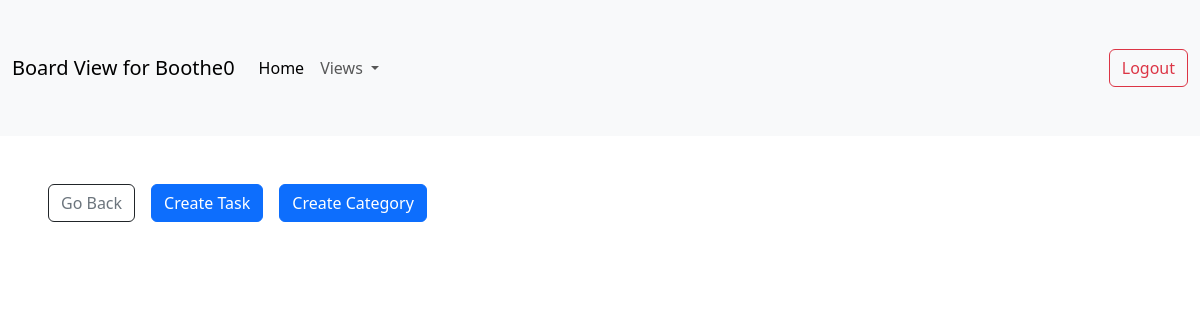
The page /board/ (signed in) on the database as committed earlier.
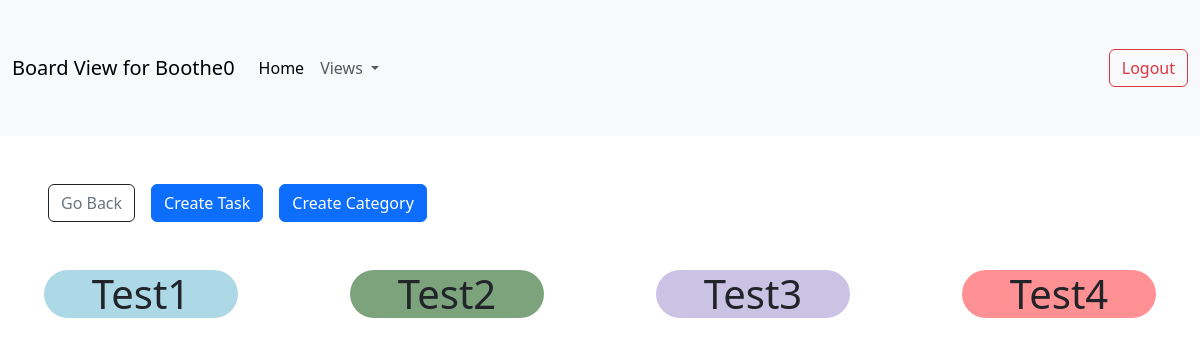
The same page on the database as committed later.
### board/models.py (models this page shows)
class Category(models.Model):
    category =  models.CharField(primary_key = True, max_length=20)
    color = models.CharField(max_length=20)
    user = models.ForeignKey(User, on_delete=models.CASCADE)
    def __str__(self):
        return f"{self.category}"

### board/views.py (the view)
# urls.py: path("", views.board_and_task, name="board_and_task"),
def board_and_task(request):
    if request.method == 'POST':
        if 'submitTask' in request.POST:
            taskForm = TaskForm(request.POST, prefix='task')
            categoryForm = CategoryForm(prefix='category')
            if taskForm.is_valid():
                task = Task(
                    name = taskForm.cleaned_data['name'],
                    description = taskForm.cleaned_data['description'],
                    due_date = taskForm.cleaned_data['due_date'],
                    user_on_task = taskForm.cleaned_data['user_on_task'],
                    category = taskForm.cleaned_data['category']
                )
                task.user = request.user
                task.save()
        elif 'submitCategory' in request.POST:
            categoryForm = CategoryForm(request.POST, prefix='category')
            taskForm = TaskForm(prefix='task')
            if categoryForm.is_valid():
                username = request.user
                category = Category(
                    category = categoryForm.cleaned_data['category'],
                    color = categoryForm.cleaned_data['color'],
                    user = username
                )
                category.save()
    else:
        taskForm = TaskForm(prefix="task", user=request.user)
        categoryForm = CategoryForm(prefix="category")
    categories = Category.objects.all()
    tasks = Task.objects.all()
    context = {'taskForm' : taskForm, 'categoryForm' : categoryForm, 'tasks' : tasks, 'categories' : categories}
    return render(request, "board/board.html", context)

### board/templates/board/board.html (shortened to what this page needs)
{% load crispy_forms_tags %} {% load static %}
<!DOCTYPE html>
<html>
  <head>
    <link
      href="https://cdn.jsdelivr.net/npm/bootstrap@5.3.6/dist/css/bootstrap.min.css"
      rel="stylesheet"
    />
  </head>
  <body>
    <nav class="navbar navbar-expand-lg bg-body-tertiary py-5">
      <div class="container-fluid">
        <a class="navbar-brand"> Board View for {{user.username}} </a>
        <div class="collapse navbar-collapse" id="navbarSupportedContent">
          <ul class="navbar-nav me-auto mb-2 mb-lg-0">
            <li class="nav-item">
              <a
                class="nav-link active"
                aria-current="page"
                href="{% url 'hometouser:home' display_name=user.username%}"
                >Home</a
              >
            </li>
            <li class="nav-item dropdown">
              <a
                class="nav-link dropdown-toggle"
                id="views"
                href="#"
                role="button"
                data-bs-toggle="dropdown"
                aria-expanded="false"
              >
                Views
              </a>
            </li>
          </ul>
          <a
            class="btn btn-outline-danger"
            href="{% url 'hometouser:logout' %}"
          >
            Logout
          </a>
        </div>
      </div>
    </nav>
    <div class="ms-5 d-flex justify-content-sm-start justify-content-center mt-5">
      <a
        class="link-secondary btn btn-outline-dark"
        href="{% url 'hometouser:home' display_name=user.username%}"
        >Go Back</a
      >
      <button
        type="button"
        class="btn btn-primary ms-3"
        id="task"
        data-toggle="modal"
        data-target="#taskModal"
        name="submitTask"
      >
        Create Task
      </button>
      <button
        type="button"
        class="btn btn-primary ms-3"
        id="category"
        data-toggle="modal"
        data-target="#categoryModal"
        name="submitCategory"
      >
        Create Category
      </button>
    </div>
    <div class="row">
      {% for category in categories %} {%if user.username == category.user.username%}
      <div class="col-md ps-lg-5 ms-2 me-2 pe-lg-5">
        <h1
          style="background-color:{{ category.color }};"
          class="mt-5 rounded-5 text-center"
        >
          {{ category.category }}
        </h1>
      </div>
      {%endif%} {% endfor %}
    </div>
  </body>
</html>

Rows that differ between the two databases and show on the page:
added Category: category "Test1"
added Category: category "Test2"
added Category: category "Test3"
added Category: category "Test4"
